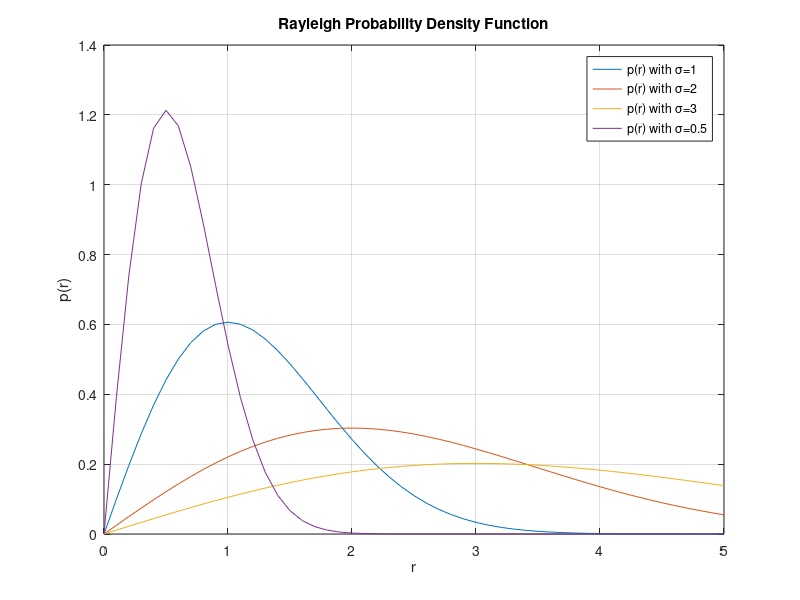

Write MATLAB code to recreate this figure.
%% Rayleigh Probability Density Function
% Copyright 2007 Telecommunications Lab
% $Revision: 1.0 $ $Date: 2007/06/21 12:45:07 $
r = 0:0000.1:5;

sigma = 1;
p1 = (r/sigma.^2 ).* exp(-(r.^2/(2.*sigma.^2)));

sigma = 2;
p2 = (r/sigma.^2 ).* exp(-(r.^2/(2.*sigma.^2)));

sigma = 3;
p3 = (r/sigma.^2 ).* exp(-(r.^2/(2.*sigma.^2)));

sigma = 0.5;
p05 = (r/sigma.^2 ).* exp(-(r.^2/(2.*sigma.^2)));

plot(r, p1, r, p2, r, p3, r, p05);

title('Rayleigh Probability Density Function')
xlabel('r')
legend('p(r) with \sigma=1', 'p(r) with \sigma=2', 'p(r) with \sigma=3', 'p(r) with \sigma=0.5');
ylabel('p(r)')
grid on;
